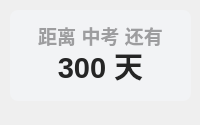
<?xml version="1.0" encoding="UTF-8"?>
<ui version="4.0">
 <class>Theme</class>
 <widget class="QWidget" name="Form">
  <property name="geometry">
   <rect>
    <x>0</x>
    <y>0</y>
    <width>200</width>
    <height>125</height>
   </rect>
  </property>
  <property name="minimumSize">
   <size>
    <width>0</width>
    <height>0</height>
   </size>
  </property>
  <property name="maximumSize">
   <size>
    <width>16777215</width>
    <height>65536</height>
   </size>
  </property>
  <property name="windowTitle">
   <string>倒计日</string>
  </property>
  <widget class="QLabel" name="countdown_custom_title">
   <property name="geometry">
    <rect>
     <x>20</x>
     <y>20</y>
     <width>161</width>
     <height>31</height>
    </rect>
   </property>
   <property name="font">
    <font>
     <family>Microsoft YaHei UI</family>
     <pointsize>14</pointsize>
     <weight>75</weight>
     <bold>true</bold>
    </font>
   </property>
   <property name="styleSheet">
    <string notr="true">color: rgba(0, 0, 0, 90);
font-weight: bold;</string>
   </property>
   <property name="text">
    <string>距离 中考 还有</string>
   </property>
   <property name="textFormat">
    <enum>Qt::PlainText</enum>
   </property>
   <property name="alignment">
    <set>Qt::AlignCenter</set>
   </property>
  </widget>
  <widget class="QLabel" name="custom_countdown">
   <property name="geometry">
    <rect>
     <x>20</x>
     <y>30</y>
     <width>161</width>
     <height>71</height>
    </rect>
   </property>
   <property name="font">
    <font>
     <family>Microsoft YaHei UI</family>
     <pointsize>22</pointsize>
     <weight>75</weight>
     <bold>true</bold>
    </font>
   </property>
   <property name="styleSheet">
    <string notr="true">border: none;
color: rgba(37, 37, 37, 255);
font-weight: bold</string>
   </property>
   <property name="text">
    <string>300 天</string>
   </property>
   <property name="textFormat">
    <enum>Qt::PlainText</enum>
   </property>
   <property name="alignment">
    <set>Qt::AlignCenter</set>
   </property>
  </widget>
  <widget class="QLabel" name="backgnd">
   <property name="geometry">
    <rect>
     <x>10</x>
     <y>10</y>
     <width>181</width>
     <height>91</height>
    </rect>
   </property>
   <property name="styleSheet">
    <string notr="true">background-color: rgba(242, 243, 245, 255);
border-radius: 8px</string>
   </property>
   <property name="text">
    <string/>
   </property>
  </widget>
  <zorder>backgnd</zorder>
  <zorder>countdown_custom_title</zorder>
  <zorder>custom_countdown</zorder>
 </widget>
 <resources/>
 <connections/>
</ui>
